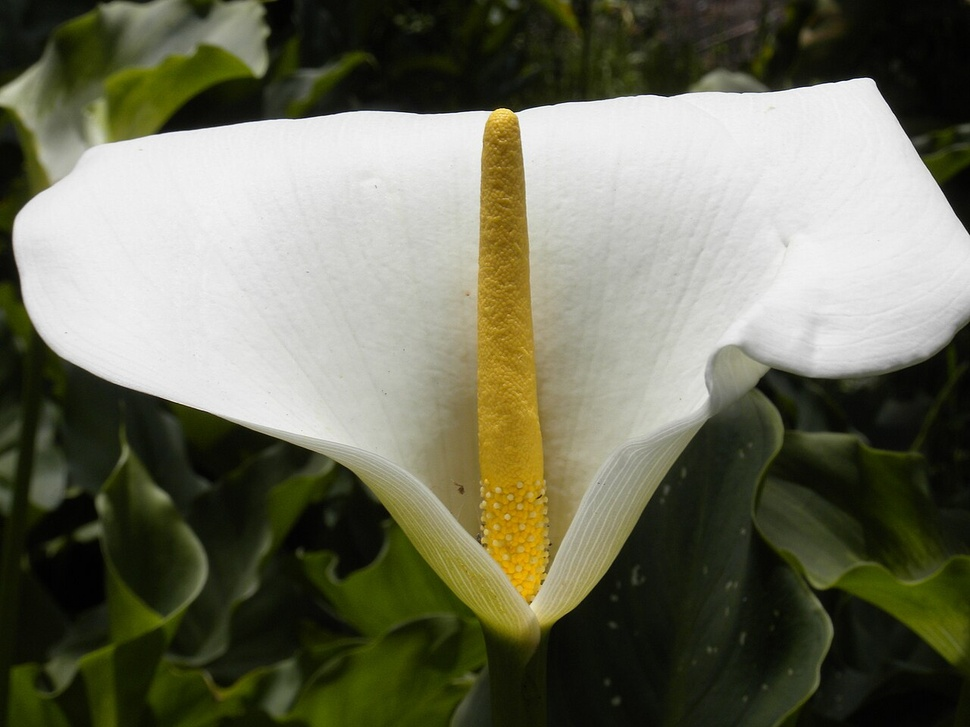
#> input picture White_and_yellow_flower.JPG, 970 x 727 px, shrunk from 1280 x 960 before the run, found by its file name
$ jupyter execute Computer_Vision.ipynb
#> lines starting #> are read from the running program, lines starting #| are printed output that depends on the picture
<div style="background-color: #00008B; padding: 20px;">
    <h1 style="font-size: 100px; color: #ffffff;">Computer vision</h1>
</div>

<div style="background-color:#f9f9f9; padding: 20px; border: 2px solid #ddd; border-radius: 10px; line-height: 1.6;">

### &#128187; <span style="color:#4682b4;">Understanding Computer Vision</span>

**Computer Vision** is a field of artificial intelligence and computer science that focuses on enabling computers to interpret and make decisions based on visual data from the world. It involves the development of algorithms and models that allow computers to process, analyze, and understand images and videos.

#### **Key Concepts in Computer Vision**:

- **Image Processing**: Manipulating and transforming images to enhance them or extract useful information. This includes operations like filtering, edge detection, and image segmentation.

- **Object Detection**: Identifying and locating objects within an image or video. Techniques like the Histogram of Oriented Gradients (HOG) and Convolutional Neural Networks (CNNs) are commonly used for this purpose.

- **Image Classification**: Assigning a label to an entire image based on its content. For instance, classifying an image as "cat" or "dog" using deep learning models.

- **Face Recognition**: Identifying and verifying individuals based on their facial features. This technology is widely used in security systems and social media tagging.

- **Optical Character Recognition (OCR)**: Converting printed or handwritten text in images into machine-readable text. This is useful for digitizing documents and processing scanned forms.

- **Image Generation and Enhancement**: Creating new images or improving the quality of existing ones. Techniques like Generative Adversarial Networks (GANs) can generate realistic images from noise.

#### **Applications of Computer Vision**:

- **Autonomous Vehicles**: Enabling self-driving cars to understand and navigate their surroundings by recognizing objects, pedestrians, and traffic signals.

- **Healthcare**: Assisting in medical diagnoses by analyzing medical images such as X-rays, MRIs, and CT scans.

- **Retail**: Enhancing shopping experiences with visual search engines, automated checkout systems, and inventory management.

- **Security and Surveillance**: Monitoring and analyzing video feeds to detect suspicious activities and improve security measures.

- **Agriculture**: Monitoring crop health, detecting pests, and optimizing farming practices through aerial and ground-based imaging.

#### **Importance of Computer Vision**:

Computer Vision plays a crucial role in bridging the gap between the physical world and digital systems. By enabling machines to see and understand visual data, it opens up a wide range of possibilities for automation, innovation, and efficiency across various industries.

</div>

<div style="background-color:#f0f8ff; padding: 20px; border: 2px solid #87cefa; border-radius: 10px; line-height: 1.6;">

### &#128247; <span style="color:#4682b4;">Introduction to Image Processing</span>

**Image Processing** is a significant area within computer vision and artificial intelligence that focuses on the manipulation and analysis of digital images to extract meaningful information or enhance their quality. It involves a series of computational techniques and algorithms to process and transform images.

#### &#128393; <span style="color:#32CD32;">Key Techniques in Image Processing</span>

1. **Filtering**:
   - **Smoothing**: Reduces noise in an image by averaging pixel values. Common techniques include Gaussian blur and median filtering.
   - **Sharpening**: Enhances the edges and fine details in an image. Techniques like Laplacian and unsharp masking are used.

2. **Edge Detection**:
   - Identifies significant boundaries and edges within an image. Common algorithms include the Sobel, Prewitt, and Canny edge detectors.

3. **Image Segmentation**:
   - Divides an image into meaningful regions or segments. Techniques like thresholding, k-means clustering, and region growing are employed for this purpose.

4. **Morphological Operations**:
   - Applies geometric transformations to binary images. Common operations include dilation, erosion, opening, and closing, which are used for tasks like noise removal and shape extraction.

5. **Image Enhancement**:
   - Improves the visual quality of an image. Techniques include contrast stretching, histogram equalization, and gamma correction.

6. **Image Restoration**:
   - Recovers an image that has been degraded by noise or distortion. Methods like Wiener filtering and blind deconvolution are commonly used.

#### &#128394; <span style="color:#32CD32;">Applications of Image Processing</span>

- **Medical Imaging**: Enhancing and analyzing medical scans (X-rays, MRIs, CT scans) to assist in diagnosis and treatment planning.
- **Remote Sensing**: Processing satellite and aerial imagery for environmental monitoring, urban planning, and agriculture.
- **Photography and Film**: Improving image quality, applying artistic effects, and restoring old or damaged photos.
- **Robotics**: Enabling robots to interpret and interact with their environment through vision-based systems.
- **Biometrics**: Enhancing and analyzing facial, fingerprint, and iris images for identification and authentication purposes.

#### &#128396; <span style="color:#4682b4;">Importance of Image Processing</span>

Image Processing is crucial in many scientific, industrial, and everyday applications. It enhances the ability to analyze and interpret visual data, leading to more accurate decisions, improved efficiency, and innovative solutions across various fields.

By understanding and utilizing image processing techniques, we can transform raw image data into valuable insights and actionable information, driving advancements in technology and improving the quality of life.

</div>

[cell 1]
import io
import requests
import numpy as np
from PIL import Image
import matplotlib.pyplot as plt
from scipy.ndimage import convolve

[cell 2]
from PIL import Image
import numpy as np

# Path to your JPG file
image_path = r'C:\D\Python-Projects\Machine-Learning\White_and_yellow_flower.JPG'  # Replace with the actual path to your JPG file

# Open the image file
image = Image.open(image_path)
#> image is the input picture: PIL image 970x727 RGB; mean R, G, B 110.4, 111.3, 91.4

# Convert the image to a numpy array
image_matrix = np.array(image)

# Print the shape of the matrix to verify
print(f'Shape of the image matrix: {image_matrix.shape}')
#| Shape of the image matrix: (727, 970, 3)

# Display the image using matplotlib
import matplotlib.pyplot as plt

plt.imshow(image_matrix)
plt.title('Loaded Image')
plt.axis('off')
plt.show()

[cell 3]
from PIL import Image
import numpy as np

# Path to your JPG file
image_path = r'C:\D\Python-Projects\Machine-Learning\White_and_yellow_flower.JPG'  # Replace with the actual path to your JPG file

# Open the image file
image = Image.open(image_path)

# Convert the image to a numpy array
rgb_matrix = np.array(image)

# Display the shape of the RGB matrix
print('Shape of the RGB matrix:', rgb_matrix.shape)
#| Shape of the RGB matrix: (727, 970, 3)

# Optionally, display the image using matplotlib


plt.imshow(rgb_matrix)
plt.title('Image from Web')
plt.axis('off')
plt.show()

plt.imshow(0.2989 * rgb_matrix[:, :, 0] + 0.05870 * rgb_matrix[:, :, 1] + 0.01140 * rgb_matrix[:, :, 2])
plt.title('Image from Web (After Applying a Filter)')
plt.axis('off')
plt.show()
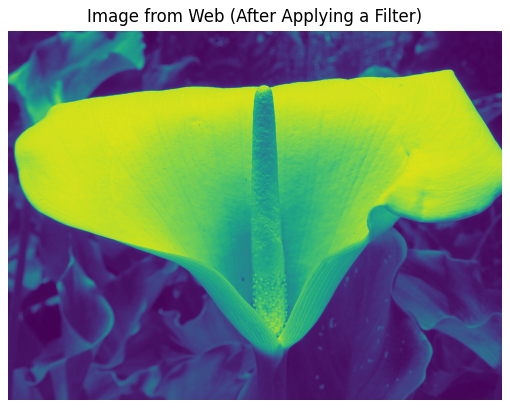
#> figure drawn by matplotlib, 1 panel

<div style="background-color:#f5f5f5; padding: 20px; border: 2px solid #ccc; border-radius: 10px; line-height: 1.6;">

### 📸 <span style="color:#4682b4;">Understanding Image Smoothing</span>

**Image smoothing** is a technique used in image processing to reduce noise and details. It aims to create an image with a smoother appearance by averaging pixel values with their neighbors. Smoothing is particularly useful for removing small artifacts and achieving a more visually appealing image.

#### 🧮 <span style="color:#32CD32;">Smoothing Kernel</span>

A **smoothing kernel** (also called a filter or mask) is a matrix used to apply the smoothing effect. The kernel is usually applied by convolving it with the image. This process involves placing the center of the kernel at each pixel in the image, multiplying the kernel values by the corresponding pixel values, and summing the results to obtain the new pixel value.

#### **Example of a Smoothing Kernel**:

One of the most common smoothing kernels is the **Gaussian kernel**. Here is an example of a 3x3 Gaussian kernel:

$$
K = \frac{1}{16} \begin{bmatrix}
1 & 2 & 1 \\
2 & 4 & 2 \\
1 & 2 & 1
\end{bmatrix}
$$

#### **Applying the Smoothing Kernel**:

To apply the smoothing kernel to an image, follow these steps:

1. Place the center of the kernel over each pixel in the image.
2. Multiply the kernel values by the corresponding pixel values.
3. Sum the results to get the new pixel value.
4. Move to the next pixel and repeat.

#### **Example Calculation**:

Consider a small section of an image represented by the following matrix:

$$
I = \begin{bmatrix}
100 & 100 & 100 \\
150 & 150 & 150 \\
200 & 200 & 200
\end{bmatrix}
$$

Apply the Gaussian kernel to the center pixel:

$$
\begin{align*}
&\text{New center pixel value} = \frac{1}{16} (1 \cdot 100 + 2 \cdot 100 + 1 \cdot 100 + 2 \cdot 150 + 4 \cdot 150 + 2 \cdot 150 + 1 \cdot 200 + 2 \cdot 200 + 1 \cdot 200) \\
&= \frac{1}{16} (100 + 200 + 100 + 300 + 600 + 300 + 200 + 400 + 200) \\
&= \frac{1}{16} \cdot 2400 \\
&= 150
\end{align*}
$$

The new value of the center pixel becomes 150, demonstrating how the smoothing kernel has averaged the pixel values in its neighborhood.

#### **Importance in Image Processing**:

- **Noise Reduction**: Smoothing helps reduce random variations in pixel values, effectively minimizing noise.
- **Detail Blurring**: While smoothing helps in noise reduction, it also blurs details, which can be beneficial for some applications like background subtraction.

#### **Common Smoothing Kernels**:

- **Box Blur Kernel**:
  $$
  K = \frac{1}{9} \begin{bmatrix}
  1 & 1 & 1 \\
  1 & 1 & 1 \\
  1 & 1 & 1
  \end{bmatrix}
  $$

- **Gaussian Blur Kernel** (5x5 example):
  $$
  K = \frac{1}{256} \begin{bmatrix}
  1 & 4 & 6 & 4 & 1 \\
  4 & 16 & 24 & 16 & 4 \\
  6 & 24 & 36 & 24 & 6 \\
  4 & 16 & 24 & 16 & 4 \\
  1 & 4 & 6 & 4 & 1
  \end{bmatrix}
  $$

- **Identity Kernel**:
  $$
  K = \begin{bmatrix}
  0 & 0 & 0 \\
  0 & 1 & 0 \\
  0 & 0 & 0
  \end{bmatrix}
  $$

- **Edge Detection Kernel**:
  $$
  K = \begin{bmatrix}
  -1 & -1 & -1 \\
  -1 &  8 & -1 \\
  -1 & -1 & -1
  \end{bmatrix}
  $$

---

### 🎨 <span style="color:#4682b4;">Summary</span>

- **Image smoothing** is used to reduce noise and achieve a smoother image.
- Smoothing is performed using a **kernel** that averages pixel values with their neighbors.
- Common smoothing kernels include the **Gaussian kernel** and the **Box Blur kernel**.
- **Identity kernel** is used to keep the image unchanged.
- **Edge detection kernel** helps in finding the edges in the image.
- Smoothing can help in various image processing tasks but may also blur important details.

Understanding image smoothing and its application is essential for preprocessing images and enhancing visual quality.

</div>

[cell 4]
import numpy as np
import matplotlib.pyplot as plt


# Function to add padding to an image
def add_padding(image, pad_width):
#> called with pad_width = ((1, 1), (1, 1), (0, 0))
    padded_image = np.pad(image , pad_width , mode = 'constant')
    return padded_image

# Function to apply a 3x3 kernel to an image
def apply_kernel(image, kernel):
    convolved_image = convolve(image, kernel)
    return convolved_image

image = rgb_matrix

# Define a 3x3 kernel (example: identity kernel)
kernel = np.array([
    [0, 0, 0],
    [0, 1, 0],
    [0, 0, 0]
])

#kernel = np.array( [ kernel , kernel , kernel ] )

# Add black padding to the image
padded_image = add_padding( image, pad_width= ((1,1) , (1,1) , (0,0)) )

# Apply the kernel to the padded image
new_image =   np.array( [ apply_kernel(padded_image[: , : , 0], kernel)  ,
                          apply_kernel(padded_image[: , : , 1], kernel)  ,
                          apply_kernel(padded_image[: , : , 2], kernel)  ]    )

# Permute the dimension of new_image to achieve the dimension that can be use in imshow function
new_image = np.transpose( new_image , (1,2,0) )

# Plotting the images
fig, axs = plt.subplots(1, 2, figsize=(10, 5))

# Original image
axs[0].imshow(image)
axs[0].set_title('Original Image')
axs[0].axis('off')

# Image after applying kernel
axs[1].imshow(new_image)
axs[1].set_title('Image after Applying Identity Kernel')
axs[1].axis('off')

plt.tight_layout()
plt.show()

[cell 5]
import numpy as np
import matplotlib.pyplot as plt


# Function to add padding to an image
def add_padding(image, pad_width):
    padded_image = np.pad(image , pad_width , mode = 'constant')
    return padded_image

# Function to apply a 3x3 kernel to an image
def apply_kernel(image, kernel):
    convolved_image = convolve(image, kernel)
    return convolved_image

image = rgb_matrix

# Define a nxn kernel (example: identity kernel)
n = 30
kernel = 1 / (n*n) * np.ones((n,n) )

#kernel = np.array( [ kernel , kernel , kernel ] )

# Add black padding to the image
padded_image = add_padding( image, pad_width= ((1,1) , (1,1) , (0,0)) )

# Apply the kernel to the padded image
new_image =   np.array( [ apply_kernel(padded_image[: , : , 0], kernel)  ,
                          apply_kernel(padded_image[: , : , 1], kernel)  ,
                          apply_kernel(padded_image[: , : , 2], kernel)  ]    )

# Permute the dimension of new_image to achieve the dimension that can be use in imshow function
new_image = np.transpose( new_image , (1,2,0) )

# Plotting the images
fig, axs = plt.subplots(1, 2, figsize=(10, 5))

# Original image
axs[0].imshow(image)
axs[0].set_title('Original Image')
axs[0].axis('off')

# Image after applying kernel
axs[1].imshow(new_image)
axs[1].set_title('Image after Applying Box Blur Kernel')
axs[1].axis('off')

plt.tight_layout()
plt.show()

[cell 6]
import numpy as np
import matplotlib.pyplot as plt


# Function to add padding to an image
def add_padding(image, pad_width):
    padded_image = np.pad(image , pad_width , mode = 'constant')
    return padded_image

# Function to apply a 3x3 kernel to an image
def apply_kernel(image, kernel):
    convolved_image = convolve(image, kernel)
    return convolved_image

image = rgb_matrix

# Define a nxn kernel (example: identity kernel)

kernel = np.array([[-1 , -1 , -1] ,
                   [-1 ,  4 , -1] ,
                   [-1 , -1  ,-1]])


# Add black padding to the image
padded_image = add_padding( image, pad_width= ((1,1) , (1,1) , (0,0)) )

# Apply the kernel to the padded image
new_image =   np.array( [ apply_kernel(padded_image[: , : , 0], kernel)  ,
                          apply_kernel(padded_image[: , : , 1], kernel)  ,
                          apply_kernel(padded_image[: , : , 2], kernel)  ]    )
#> in apply_kernel (call 3), `convolved_image = convolve(image, kernel)`:
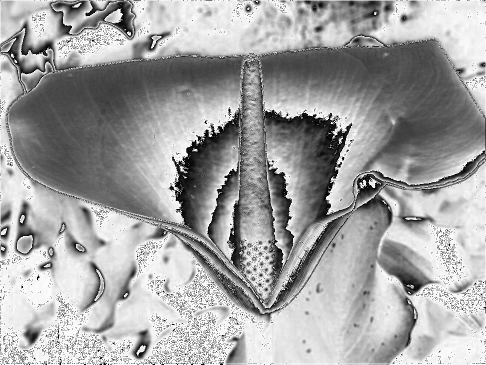
#> convolved_image: shape (729, 972) (shown at 1/2 size); min 0, max 255, mean 162.8

# Permute the dimension of new_image to achieve the dimension that can be use in imshow function
new_image = np.transpose( new_image , (1,2,0) )
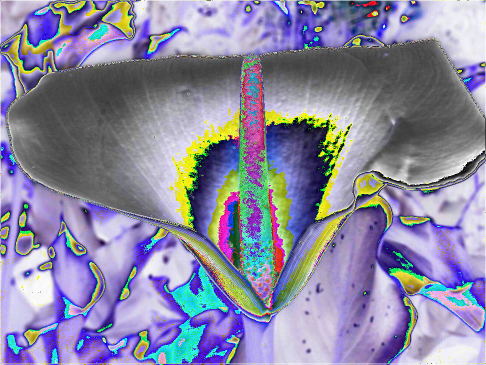
#> new_image: shape (729, 972, 3) (shown at 1/2 size); mean of channels 0, 1, 2 138.7, 136.5, 162.8; drawn as R, G, B

# Plotting the images
fig, axs = plt.subplots(1, 2, figsize=(10, 5))

# Original image
axs[0].imshow(image)
axs[0].set_title('Original Image')
axs[0].axis('off')

# Image after applying kernel
axs[1].imshow(new_image)
axs[1].set_title('Image after Applying Edge Detection Kernel')
axs[1].axis('off')

plt.tight_layout()
plt.show()

<div style="background-color:#f9f9f9; padding: 20px; border: 2px solid #ddd; border-radius: 10px; line-height: 1.6;">

### &#x1F4F8; <span style="color:#4682b4;">Edge Detection in Image Processing</span>

Edge detection is a fundamental technique in image processing used to identify boundaries within an image. These boundaries often correspond to changes in intensity, color, or texture, which are indicative of object edges or transitions in the scene.

#### **Use Cases:**

1. **Object Detection and Recognition:**
   - Edge detection helps identify object boundaries, which is crucial for object recognition and classification tasks.

2. **Image Segmentation:**
   - It facilitates partitioning an image into meaningful regions by detecting abrupt changes in pixel values.

3. **Feature Extraction:**
   - Extracting edges serves as a foundation for extracting higher-level features like corners, textures, and shapes.

#### **Algorithms:**

1. **Sobel Operator:**
   - Computes the gradient magnitude of an image by convolving it with a small, separable filter in both the horizontal and vertical directions.
   - Mathematical representation:
     $$
     G_x = \begin{bmatrix}
     -1 & 0 & 1 \\
     -2 & 0 & 2 \\
     -1 & 0 & 1
     \end{bmatrix}, \quad
     G_y = \begin{bmatrix}
     -1 & -2 & -1 \\
     0 & 0 & 0 \\
     1 & 2 & 1
     \end{bmatrix}
     $$
     $$
     \text{Gradient magnitude: } G = \sqrt{G_x^2 + G_y^2}
     $$

2. **Canny Edge Detector:**
   - A multi-stage algorithm that detects a wide range of edges in images.
   - Steps involve Gaussian smoothing, gradient computation, non-maximum suppression, and hysteresis thresholding.

3. **Prewitt Operator:**
   - Similar to Sobel but uses different filter coefficients for gradient computation.
   - Mathematical representation:
     $$
     G_x = \begin{bmatrix}
     -1 & 0 & 1 \\
     -1 & 0 & 1 \\
     -1 & 0 & 1
     \end{bmatrix}, \quad
     G_y = \begin{bmatrix}
     -1 & -1 & -1 \\
     0 & 0 & 0 \\
     1 & 1 & 1
     \end{bmatrix}
     $$

#### **Why Edge Detection Matters:**

Edge detection forms the basis for higher-level image processing tasks, such as object recognition, image segmentation, and feature extraction. By identifying boundaries and transitions in an image, it enables machines to interpret and understand visual data, similar to human perception of edges and shapes.

#### **Summary:**

- **Edge detection** identifies boundaries in images.
- **Sobel**, **Canny**, and **Prewitt** are popular algorithms.
- Used in object detection, image segmentation, and feature extraction.

By mastering edge detection techniques, image processing systems can enhance their ability to interpret and analyze visual data effectively.

</div>

[cell 7]
# Function to apply Sobel operator
def apply_sobel(image):
    # Sobel kernels
    sobel_x = np.array([
        [-1, 0, 1],
        [-2, 0, 2],
        [-1, 0, 1]
    ])

    sobel_y = np.array([
        [-1, -2, -1],
        [0, 0, 0],
        [1, 2, 1]
    ])

    # Apply Sobel operator to each channel
    edges = np.zeros_like(image)
    for i in range(3):  # Iterate over RGB channels
        gx = convolve(image[:, :, i], sobel_x)
        gy = convolve(image[:, :, i], sobel_y)
        edges[:, :, i] = np.sqrt(gx**2 + gy**2)
#> this loop made 3 passes
#> pass 1, in apply_sobel, `gx = convolve(image[:, :, i], sobel_x)`:
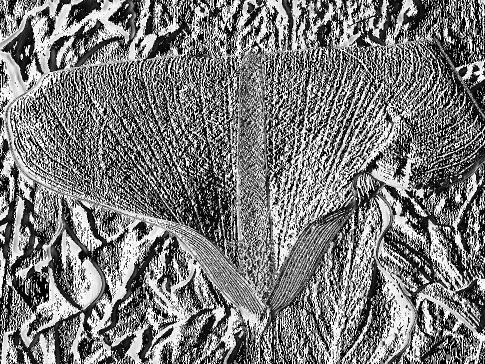
#> gx: shape (727, 970) (shown at 1/2 size); min 0, max 255, mean 121.9
#> pass 1, in apply_sobel, `gy = convolve(image[:, :, i], sobel_y)`:
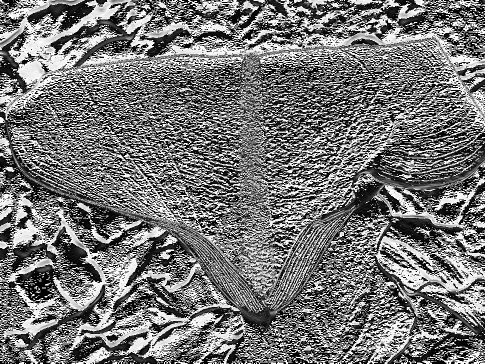
#> gy: shape (727, 970) (shown at 1/2 size); min 0, max 255, mean 117.4
#> after the loop:
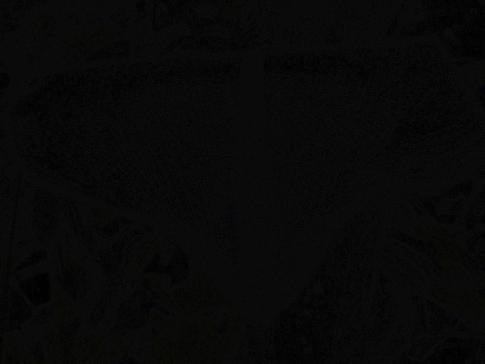
#> edges: shape (727, 970, 3) (shown at 1/2 size); mean R, G, B 8.2, 8.27, 8.12

    # Normalize the result to be in the range [0, 1]
    edges = (edges - edges.min()) / (edges.max() - edges.min())
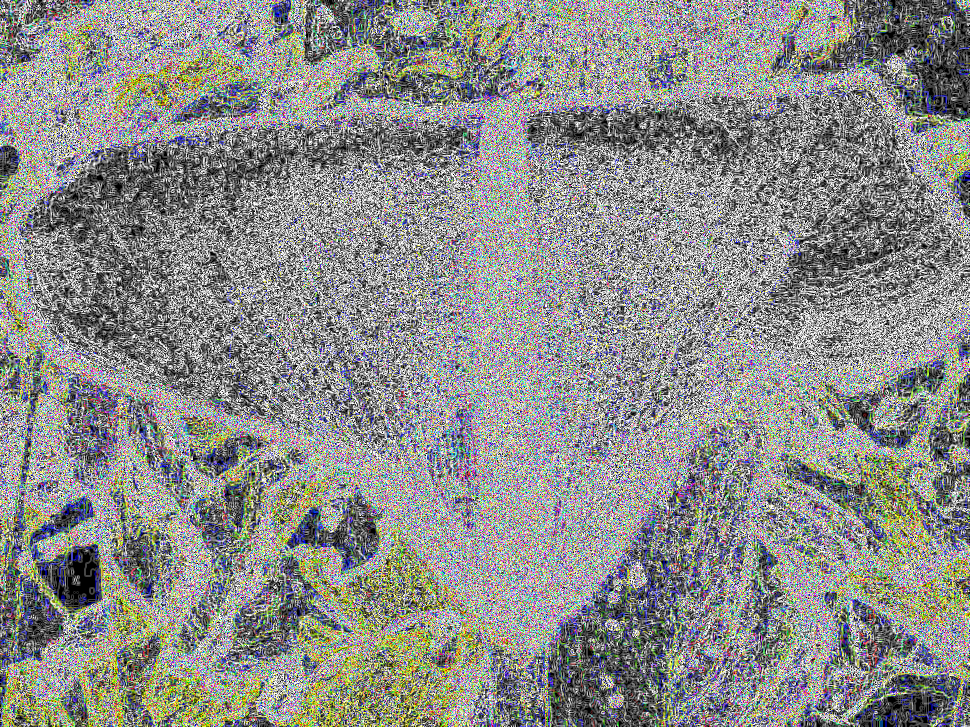
#> edges: shape (727, 970, 3) float64; mean R, G, B 0.547, 0.551, 0.541
    return edges


# Apply Sobel edge detection
edges = apply_sobel(image)

# Plot the original and edge-detected images
fig, axs = plt.subplots(1, 2, figsize=(12, 6))

# Original image
axs[0].imshow(image)
axs[0].set_title('Original Image')
axs[0].axis('off')

# Edge-detected image
axs[1].imshow(edges)
axs[1].set_title('Edge-detected Image (Sobel)')
axs[1].axis('off')

plt.tight_layout()
plt.show()
